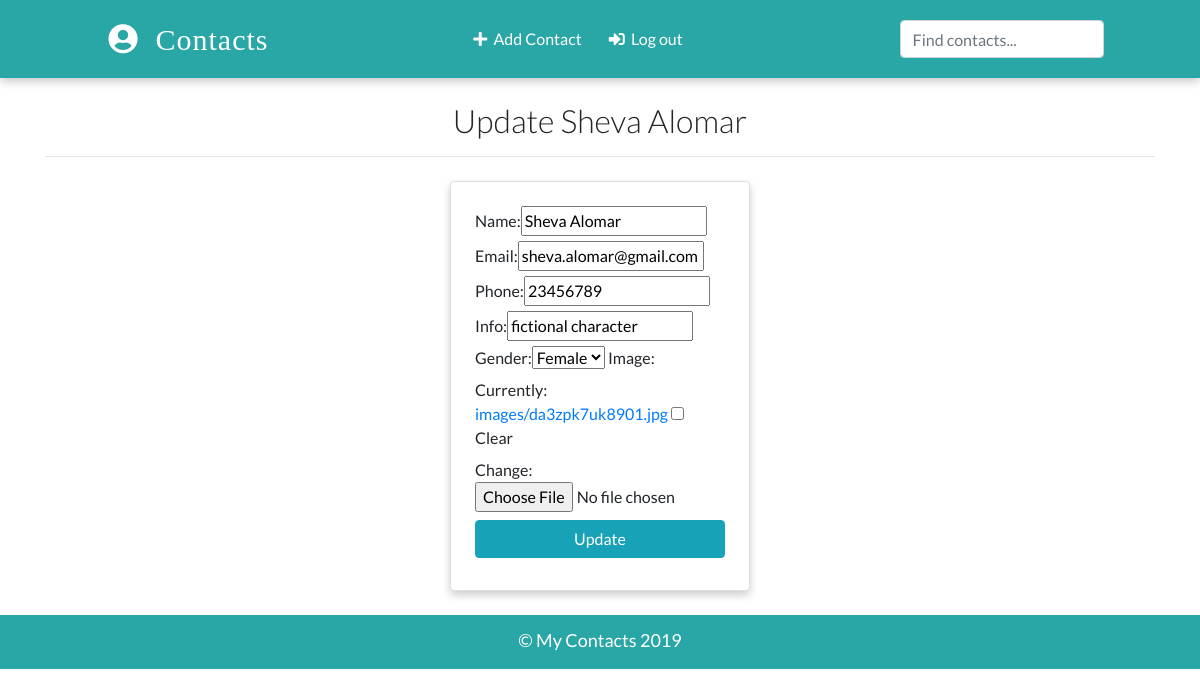
Screenshot of /contacts/update/2 (signed in) with the database file from the repository.
### app/models.py (models this page shows)
class Contact(models.Model):
    manager=models.ForeignKey(User, on_delete=models.CASCADE, default=None)
    name = models.CharField(max_length=20)
    email = models.EmailField(max_length=100)
    phone = models.IntegerField()
    info = models.CharField(max_length=30)
    gender = models.CharField(max_length=50, choices=(('male', 'Male'), ('female', 'Female')))
    image = models.ImageField(upload_to='images/', blank=True)
    date_added = models.DateField(default=datetime.now)
    def __str__(self):
        return self.name

### app/views.py (the view, shortened to what this page needs)
# urls.py: path('contacts/update/<int:pk>', views.ContactUpdateView.as_view(), name="update"),
class ContactUpdateView(LoginRequiredMixin, UpdateView):
    model = Contact
    template_name = 'update.html'
    fields = ['name', 'email', 'phone', 'info', 'gender', 'image']

### templates/update.html (shortened to what this page needs)
{% extends "base.html" %}
{% block content %}
{% if contact.manager == request.user %}
<div class="container">
    <h2 class="heading font-weight-light text-center">Update {{contact}}</h2>
    <hr>
</div>
<div class="container w-25 card p-4 mt-4">
    <form action="" method="POST" enctype="multipart/form-data">
        {{form }}
        <input type="submit" value="Update" class="w-100  text-center my-2 btn btn-info">
    </form>
</div>
{% else %}
    <div class="container">
      <h2 class="heading font-weight-light text-center">You don't have access to this page</h2>
      <hr />
    </div>
{% endif %}
{% endblock content %}

### static/css/main.css (style rules this page uses)
:root { --back: #29a7a6; --girl: #e64298; --boy: #2874dd; }
body { font-family: Lato, sans-serif; }
.card { box-shadow: 0 4px 8px 0 rgba(0, 0, 0, 0.2); transition: 0.3s; min-width: 250px; box-sizing: border-box; }

### rows the page displays
Contact: name "Sheva Alomar", email "sheva.alomar@gmail.com", phone "23456789", info "fictional character", gender "Female"
